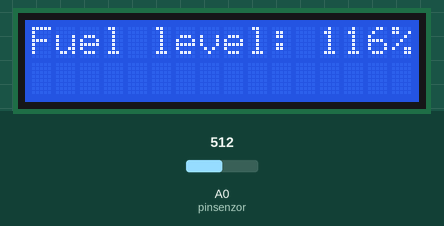
Recording of a sketch running on a simulated Arduino Uno, built with avr-gcc and run on an emulated ATmega328P. On the bench: 16×2 character LCD. The test bench sets the inputs (shaded band); at power-on: A0 (pinsenzor) = 512.

Above: at 4.2 s.
4.3 s: A0 (pinsenzor) set to 716
At 6.2 s:
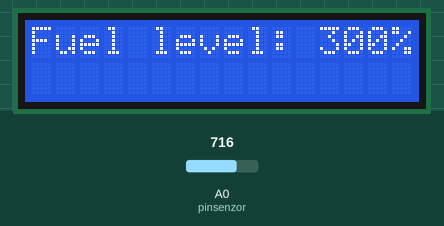
7.1 s: A0 (pinsenzor) set to 900
At 8.8 s:
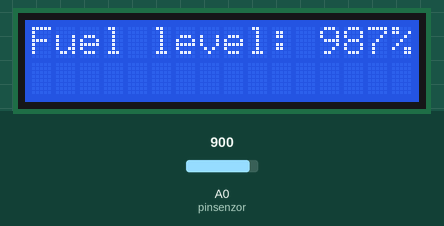
9.1 s: A0 (pinsenzor) set to 1023
At 10.7 s:
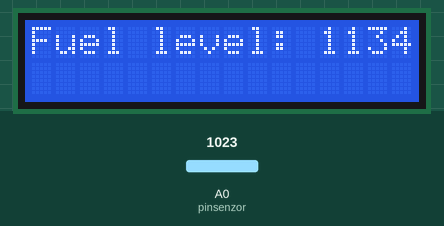
11.2 s: A0 (pinsenzor) set to 997
At 12.5 s:
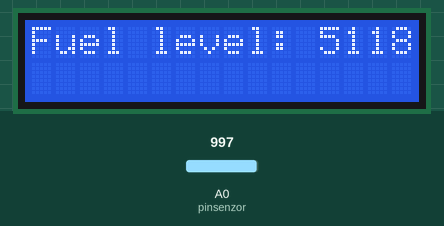
13.2 s: A0 (pinsenzor) set to 911
At 14.1 s:
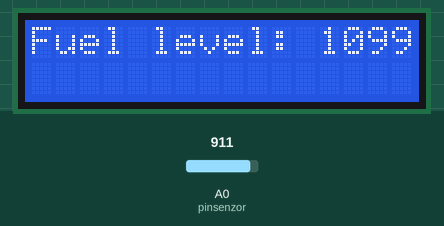
15.2 s: A0 (pinsenzor) set to 893
At 17.0 s:
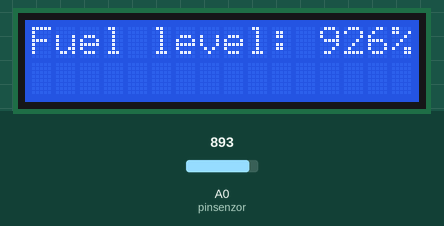
Timing chart, 0 to 18.3 s (numbered marks = the images above; inputs shaded):
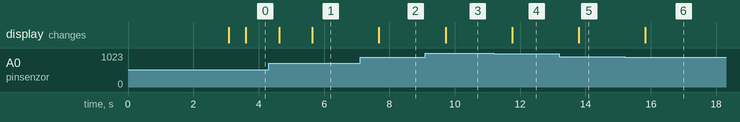

The sketch:

fuel_1.ino
```cpp
/*
 * fuel indicator
 * original sketch by Nicu FLORICA (niq_ro)
 * Craiova, 24.7.2019
 * http://www.arduinotehniq.com
 * ver.1 - 25.7.2019
 */

#include <Wire.h>
#include <LiquidCrystal_I2C.h>

// Set the LCD address to 0x27 for a 16 chars and 2 line display
LiquidCrystal_I2C lcd(0x27, 16, 2);

#define pinsenzor A0

int nivel, nivel1;

float R1 = 330;
float vref = 1100;  // 1.1V = 1100mV
int rmin = 54;
int rmax = 291;

float tensiune, curent, plutitor;
int procent;

void setup()
{
  analogReference(INTERNAL);  // set reference voltage at 1.1V

	lcd.begin();  // initialize the LCD

	lcd.backlight();  // Turn on the blacklight and print a message.
  lcd.setCursor(3,0);
	lcd.print("Fuel level");
  lcd.setCursor(1,1);
  lcd.print("indicator v.1");
  delay(3000);
  lcd.clear();
}

void loop()
{

nivel1 = 0;
 for (int i = 0; i <10; i++)
  {
   nivel = analogRead(pinsenzor);  // read value on
   nivel1 = nivel1 + nivel;
   delay(50);
  }
  nivel = nivel1/10;

  tensiune = (float)vref * nivel /1024.;  // voltage on Rv
  curent = (float)(vref - tensiune)/R1;  //current thtu divider
  plutitor = (float)tensiune / curent;  // resistance of fuel sensor
  procent = map(plutitor, rmin, rmax, 0, 100);

  lcd.setCursor(0,0);
  lcd.print("Fuel level: ");
  lcd.setCursor(12,0);
  if (procent <10) lcd.print(" ");
  if (procent <100) lcd.print(" ");
  lcd.print(procent);
  lcd.print("%");
  delay(500);
} // end loop
```

Measured:
- the behaviour switches between 1010 and 1009 on A0 (pinsenzor) (found by bisection; images 3 and 4)
- the behaviour switches between 902 and 901 on A0 (pinsenzor) (found by bisection; images 5 and 6)
- after the input at 4.3 s, the display: first changes after 0.33 s (image 1 shows a later state)
- after the input at 7.1 s, the display: changes after 0.58 s (image 2)
- after the input at 9.1 s, the display: changes after 0.62 s (image 3)
- after the input at 11.2 s, the display: changes after 0.56 s (image 4)
- after the input at 13.2 s, the display: changes after 0.59 s (image 5)
- after the input at 15.2 s, the display: changes after 0.63 s (image 6)
